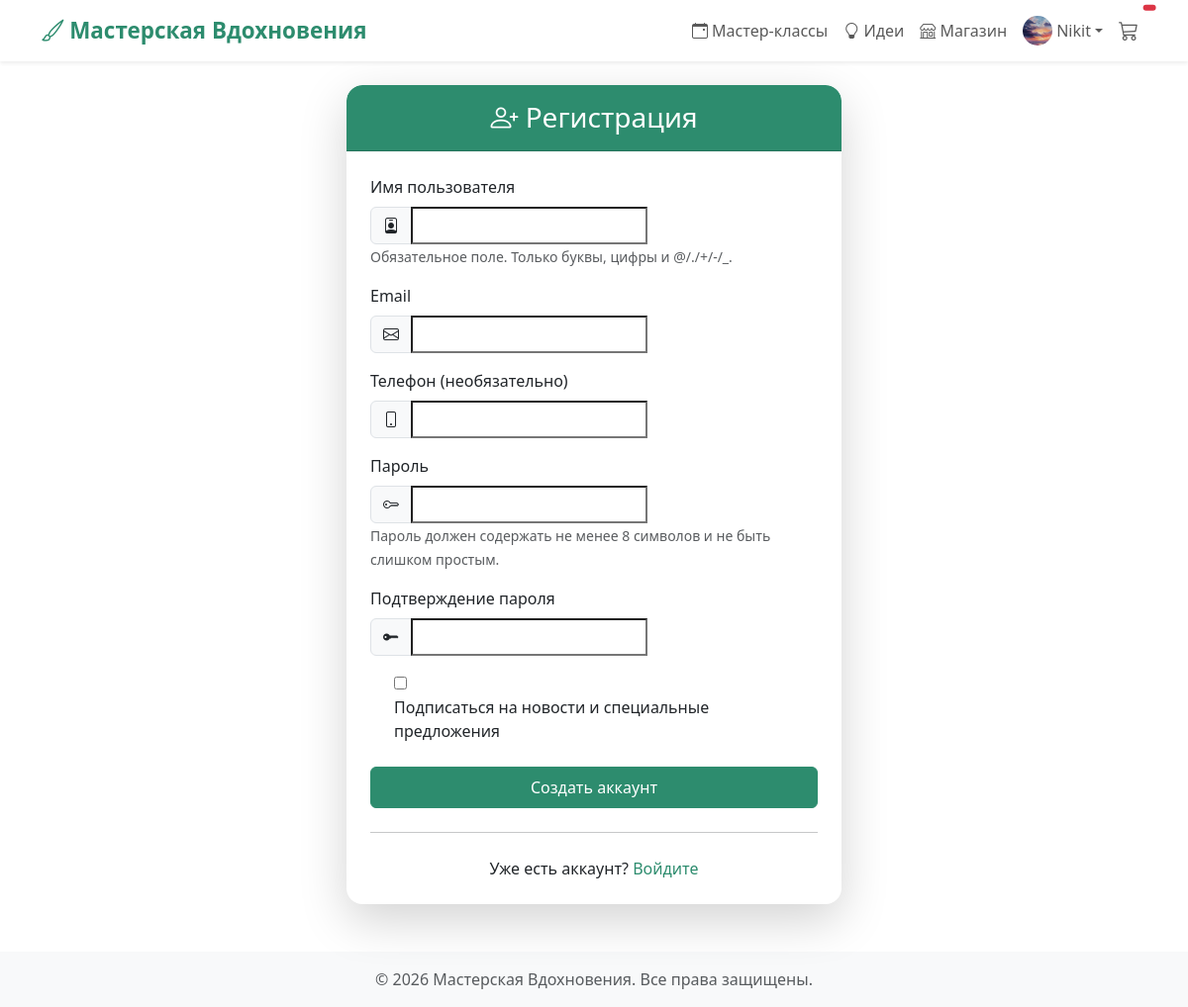
The page /users/register/ (signed in) on the database its author committed.
### users/models.py (models this page shows, shortened)
class User(AbstractUser):
    phone = models.CharField(max_length=20, blank=True, verbose_name='Телефон')
    avatar = models.ImageField(upload_to='avatars/', blank=True, null=True, verbose_name='Аватар')
    is_subscribed = models.BooleanField(default=False, verbose_name='Подписка на новости')
    groups = models.ManyToManyField(
        'auth.Group',
        related_name='custom_user_set',
        blank=True,
    )
    user_permissions = models.ManyToManyField(
        'auth.Permission',
        related_name='custom_user_permissions_set',
        blank=True,
    )
    class Meta:
        verbose_name = 'Пользователь'
        verbose_name_plural = 'Пользователи'

### users/views.py (the view, shortened to what this page needs)
# urls.py: path('register/', RegisterView.as_view(), name='register'),
class RegisterView(CreateView):
    model = User
    form_class = CustomUserCreationForm
    template_name = 'registration/register.html'
    success_url = reverse_lazy('profile')

### users/forms.py
class CustomUserCreationForm(UserCreationForm):
    phone = forms.CharField(max_length=20, required=False, label='Телефон')
    is_subscribed = forms.BooleanField(required=False, label='Подписаться на новости')
    class Meta(UserCreationForm.Meta):
        model = User
        fields = ('username', 'email', 'phone', 'password1', 'password2', 'is_subscribed')

### templates/registration/register.html (shortened to what this page needs)
{% extends 'base.html' %}
{% block content %}
<div class="container d-flex justify-content-center align-items-center" style="min-height: 80vh;">
    <div class="card shadow-lg border-0 rounded-4" style="width: 100%; max-width: 500px;">
        <div class="card-header bg-success text-white text-center rounded-top-4 py-3">
            <h3 class="mb-0"><i class="bi bi-person-plus"></i> Регистрация</h3>
        </div>
        <div class="card-body p-4">
            <form method="post">
                <div class="mb-3">
                    <label for="id_username" class="form-label">Имя пользователя</label>
                    <div class="input-group">
                        <span class="input-group-text"><i class="bi bi-person-badge"></i></span>
                        {{ form.username }}
                    </div>
                    <small class="text-muted">Обязательное поле. Только буквы, цифры и @/./+/-/_.</small>
                </div>
                <div class="mb-3">
                    <label for="id_email" class="form-label">Email</label>
                    <div class="input-group">
                        <span class="input-group-text"><i class="bi bi-envelope"></i></span>
                        {{ form.email }}
                    </div>
                </div>
                <div class="mb-3">
                    <label for="id_phone" class="form-label">Телефон (необязательно)</label>
                    <div class="input-group">
                        <span class="input-group-text"><i class="bi bi-phone"></i></span>
                        {{ form.phone }}
                    </div>
                </div>
                <div class="mb-3">
                    <label for="id_password1" class="form-label">Пароль</label>
                    <div class="input-group">
                        <span class="input-group-text"><i class="bi bi-key"></i></span>
                        {{ form.password1 }}
                    </div>
                    <small class="text-muted">Пароль должен содержать не менее 8 символов и не быть слишком простым.</small>
                </div>
                <div class="mb-3">
                    <label for="id_password2" class="form-label">Подтверждение пароля</label>
                    <div class="input-group">
                        <span class="input-group-text"><i class="bi bi-key-fill"></i></span>
                        {{ form.password2 }}
                    </div>
                </div>
                <div class="form-check mb-3">
                    {{ form.is_subscribed }}
                    <label class="form-check-label" for="id_is_subscribed">
                        Подписаться на новости и специальные предложения
                    </label>
                </div>
                <button type="submit" class="btn btn-success w-100 py-2 mt-2">Создать аккаунт</button>
            </form>
            <hr class="my-4">
            <p class="text-center mb-0">Уже есть аккаунт? <a href="{% url 'login' %}">Войдите</a></p>
        </div>
    </div>
</div>
{% endblock %}

### templates/base.html (shortened to what this page needs)
<!DOCTYPE html>
<html lang="ru">
<head>
    <link href="https://cdn.jsdelivr.net/npm/bootstrap@5.3.0/dist/css/bootstrap.min.css" rel="stylesheet">
    <link rel="stylesheet" href="https://cdn.jsdelivr.net/npm/bootstrap-icons@1.11.3/font/bootstrap-icons.min.css">
    {% load static %}
    <link rel="stylesheet" href="{% static 'css/style.css' %}">
</head>
<body>
<nav class="navbar navbar-expand-lg navbar-light bg-white shadow-sm sticky-top">
    <div class="container">
        <a class="navbar-brand fw-bold text-success" href="{% url 'home' %}">
            <i class="bi bi-brush"></i> Мастерская Вдохновения
        </a>
        <div class="collapse navbar-collapse" id="navbarNav">
            <ul class="navbar-nav ms-auto align-items-center">
                <li class="nav-item">
                    <a class="nav-link" href="{% url 'masterclass_list' %}">
                        <i class="bi bi-calendar-event"></i> Мастер-классы
                    </a>
                </li>
                <li class="nav-item">
                    <a class="nav-link" href="{% url 'idea_list' %}">
                        <i class="bi bi-lightbulb"></i> Идеи
                    </a>
                </li>
                <li class="nav-item">
                    <a class="nav-link" href="{% url 'product_list' %}">
                        <i class="bi bi-shop"></i> Магазин
                    </a>
                </li>
                {% if user.is_authenticated %}
                    <li class="nav-item dropdown">
                        <a class="nav-link dropdown-toggle d-flex align-items-center" href="#" id="userDropdown" role="button" data-bs-toggle="dropdown">
                            {% if user.avatar %}
                                <img src="{{ user.avatar.url }}" alt="avatar" class="rounded-circle me-1" width="30" height="30" style="object-fit: cover;">
                            {% else %}
                                <i class="bi bi-person-circle me-1 fs-5"></i>
                            {% endif %}
                            <span>{{ user.username }}</span>
                        </a>
                    </li>
                {% endif %}
                <li class="nav-item">
                    <a class="nav-link position-relative" href="{% url 'cart_detail' %}">
                        <i class="bi bi-cart3 fs-5"></i>
                        <span id="cart-count" class="position-absolute top-0 start-100 translate-middle badge rounded-pill bg-danger">
                        </span>
                    </a>
                </li>
            </ul>
        </div>
    </div>
</nav>
<main class="container my-4">
    {% block content %}
    {% endblock %}
</main>
<footer class="bg-light text-center text-muted py-3 mt-5">
    <div class="container">
        <p class="mb-0">© 2026 Мастерская Вдохновения. Все права защищены.</p>
    </div>
</footer>
</body>
</html>

### static/css/style.css (style rules this page uses)
:root { --primary-green: #2d8c6e; --primary-dark: #1a5f4a; --primary-light: #4aa37e; --gray-bg: #f8f9fa; --border-radius: 0.5rem; --box-shadow: 0 0.25rem 0.75rem rgba(0, 0, 0, 0.05); --transition: all 0.2s ease-in-out; }
body { font-family: 'Segoe UI', Roboto, 'Helvetica Neue', sans-serif; background-color: #fff; color: #212529; }
.navbar { box-shadow: 0 2px 10px rgba(0, 0, 0, 0.05); transition: var(--transition); }
.navbar-brand { font-weight: 700; font-size: 1.4rem; }
.nav-link { font-weight: 500; transition: var(--transition); }
#cart-count { font-size: 0.7rem; background-color: #dc3545; color: white; padding: 0.2rem 0.4rem; border-radius: 50%; margin-left: 0.2rem; }
.card { border: none; border-radius: var(--border-radius); transition: var(--transition); overflow: hidden; background-color: white; box-shadow: var(--box-shadow); }
.card-body { padding: 1.25rem; }
.btn-success { background-color: var(--primary-green); border-color: var(--primary-green); }
.badge.bg-danger { background-color: #dc3545 !important; }
.text-success { color: var(--primary-green) !important; }
.bg-success { background-color: var(--primary-green) !important; }
a { color: var(--primary-green); text-decoration: none; transition: var(--transition); }

### rows shown on the page
User: avatar (picture), username "Nikit"
